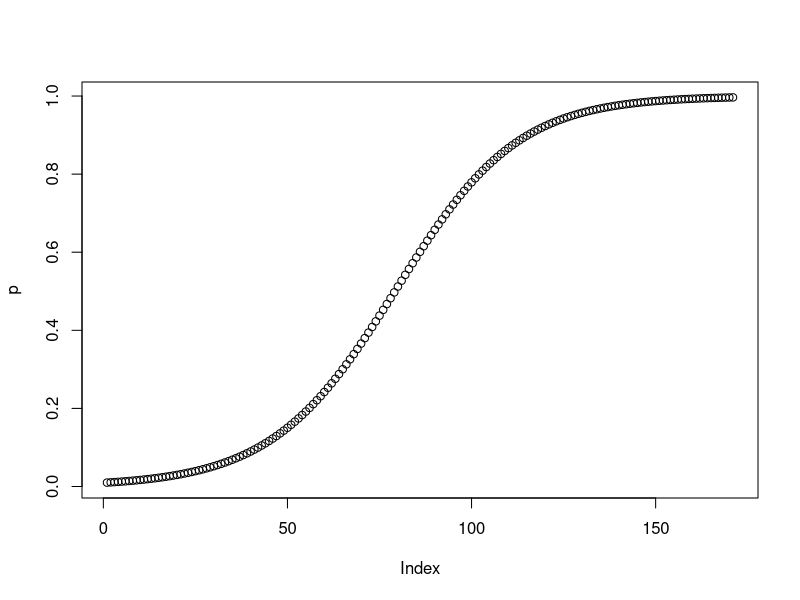

Reproduce this figure in R.
# nongenetic replication (content bias) MMSE section 1.6
# aim to understand McElreath page 31 by plotting

VA <- 0.7 # survival with allele A
VB <- 0.4 # survival with allele B
time <- 170 # timesteps are generations

# beta is how strongly learning is biased by payoff difference (content bias)
# also scales payoff difference between 0 and 1
beta <- 0.1 # McElreath page 29

p <- NULL; pdash <- NULL; 
delta_p <- NULL
    
# time index 0 would be more approriate but R doesnt permit
p[1] <- 0.01 # frequency of A

for(i in 1:time){
    # when variance of "alleles" higher, then selection is faster
    variance <- p[i] * (1-p[i])

    delta_p[i] <- variance * 2 * beta * (VA - VB)
    
    p[i+1] <- p[i] + delta_p[i]
}
plot(p) 